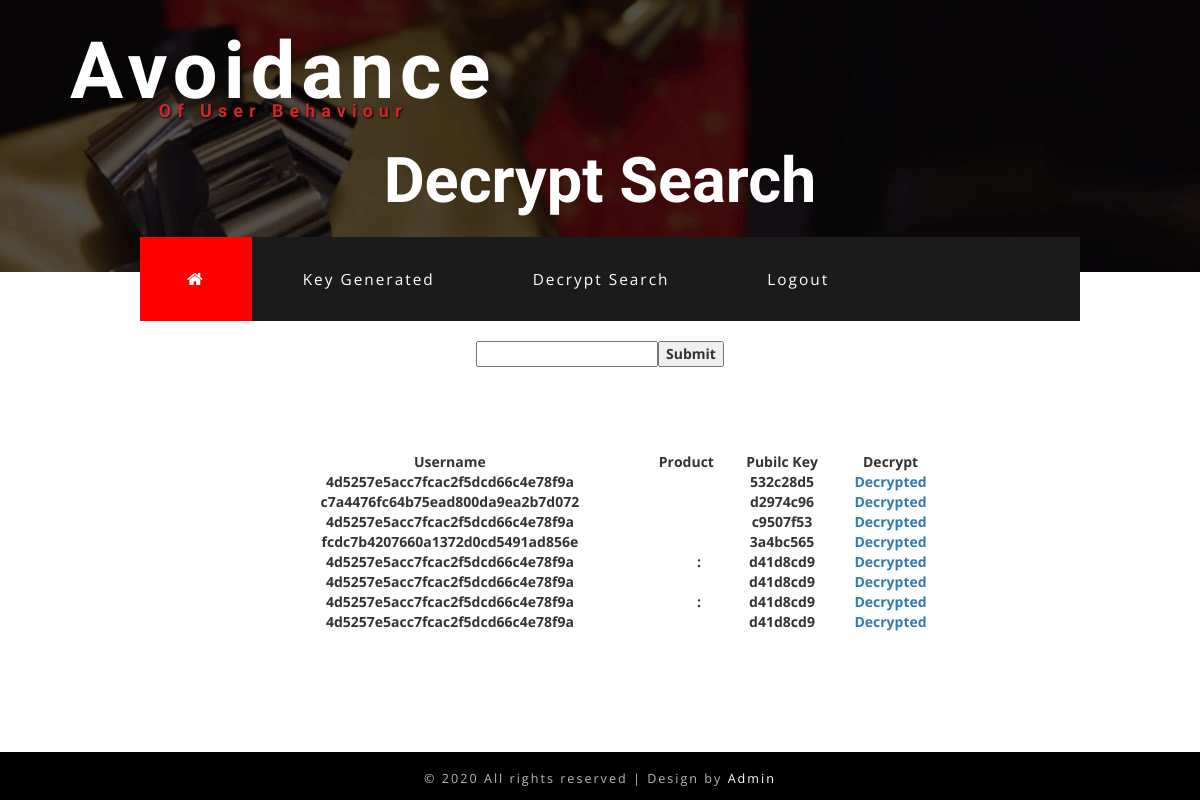
/decrypt_search.php, run on the app's committed database.
### tables this page shows
CREATE TABLE `search_count` (
  `id` int(11) NOT NULL,
  `uname` varchar(100) NOT NULL,
  `product` varchar(100) NOT NULL,
  `public_key` varchar(100) NOT NULL,
  `private_key` varchar(100) NOT NULL,
  `encrypted` varchar(100) NOT NULL,
  `status` varchar(100) NOT NULL
);

### decrypt_search.php (the view, shortened to what this page needs)
<?php
include("dbconnect.php");
extract($_POST);
$qry=mysqli_query($connect,"select * from search_count");
?>
<!DOCTYPE html>
<html lang="zxx">
<head>
<link href="css/bootstrap.css" rel="stylesheet" type="text/css" media="all" />
<link href="css/font-awesome.css" rel="stylesheet">
<link href="css/style.css" rel="stylesheet" type="text/css" media="all" />
</head>
<body>
<div class="banner_top" id="home">
	<div data-vide-bg ="video/gift-packs">
		<div class="center-container inner-container">
			<div class="w3_agile_header">
						<div class="w3_agileits_logo">
								<h1><a href="index.php">Avoidance<span>of User Behaviour</span></a></h1>
			  </div>
							<div class="w3_menu">
								<div class="top-nav">
								<nav class="navbar navbar-default">
									<div class="collapse navbar-collapse" id="bs-example-navbar-collapse-1">
										<ul class="nav navbar-nav">
											<li class="home-icon"><a href="authority_home.php"><span class="fa fa-home" aria-hidden="true"></span></a></li>
											<li><a href="key_generated.php">Key Generated</a></li>
											<li><a href="decrypt_search.php">Decrypt Search</a></li>
											<li><a href="index.php">Logout</a></li>
										</ul>
									</div>
								</nav>
							</div>
						</div>
					<div class="clearfix"></div>
	      </div>
			<h2 class="inner-heading-agileits-w3layouts">Decrypt Search</h2>
      </div>
   </div>
</div>
		<form action="" method="post">
		  <p>&nbsp;</p>
		  <table width="200" border="0" align="center">
            <tr>
              <th scope="row"><label>
                <input type="text" name="search">
              </label></th>
              <td><label>
                <input type="submit" name="btn" value="Submit">
              </label></td>
            </tr>
          </table>
		  <p>&nbsp;</p>
		  <p>&nbsp;</p>
		  <p>&nbsp;</p>
		   <p>&nbsp;</p>
		   <table width="690" height="83" border="0" align="center">
             <tr>
               <th scope="row"><div align="center"><strong>Username</strong></div></th>
               <td><div align="center"><strong>Product</strong></div></td>
               <td><div align="center"><strong>Pubilc Key</strong> </div></td>
               <td><div align="center"><strong>Decrypt</strong></div></td>
             </tr>
			 <?php
			 while($row=mysqli_fetch_array($qry))
			 {
			 ?>
             <tr>
               <th scope="row"><div align="center"><strong><?php echo md5($row['uname']);?></strong></div></th>
               <td><div align="center"><strong><?php echo $row['encrypted'];?></strong></div></td>
               <td><div align="center"><strong><?php echo $row['public_key'];?></strong></div></td>
               <td><div align="center"><strong><a href="decrypt_product.php?gid=<?php echo $row['id'];?>">Decrypted</a></strong></div></td>
             </tr>
			 <?php
			 }
			 ?>
          </table>
		   <p>&nbsp;</p>
		   <p>&nbsp;</p>
		  <p>&nbsp;</p>
		  <p>&nbsp;</p>
		  <p>&nbsp;</p>
		  <p>&nbsp;</p>
		</form>
		<div class="copyright">
	           <p>© 2020  All rights reserved | Design by <a href="#">Admin</a></p>
        </div>
</body>
</html>

### css/style.css (style rules this page uses)
body { margin:0; padding:0; background:#fff; font-family: 'Open Sans', sans-serif; }
h1,h2,h3,h4,h5,h6 { margin:0; font-family: 'Tangerine', cursive; }
p { margin:0; }
ul { margin:0; padding:0; }
p,ul,ol { font-size:14px; }
input[type="submit"],a,.nbs-flexisel-nav-left,.nbs-flexisel-nav-right { transition:.5s ease-in; -webkit-transition:.5s ease-in; -moz-transition:.5s ease-in; -o-transition:.5s ease-in; -ms-transition:.5s ease-in; }
.center-container { padding: 2em 0 41em; background: rgba(0, 0, 0, 0.44); }
.w3_agile_header { padding: 2em 5em 0; }
.w3_agileits_logo { float: left; }
.w3_agileits_logo h1 a { font-size: 2.6em; color: #fff; display: block; line-height: 57px; text-decoration: none; text-transform: capitalize; font-weight: bold; font-family: 'Tangerine', cursive; letter-spacing: 6px; }
.w3_agileits_logo h1 a span { font-size: 18px; text-align: center; color: #d22626; display: block; position: relative; font-weight: bold; text-shadow: 1px 1px 2px #000; padding: 7px; line-height: 19px; }
.banner_top { position: relative; margin-bottom: 3.5em; }
.top-nav { position: absolute; margin: 1em 0 0 0; bottom: -3.5em; background: #1b1b1b; }
.navbar-default { border: none !important; background: none !important; margin: 0 !important; min-height: 0 !important; }
div#bs-example-navbar-collapse-1 { padding: 0; }
.top-nav ul { padding: 0; float: none; }
.top-nav ul li { display: inline-block; margin: 0 !important; float: none; }
span.fa-home { font-size: 1.1em; color: #FFFFFF; line-height: 1.3; }
.top-nav ul li a,.top-nav ul li form { color: #fff; font-size: 1.3em; letter-spacing: 2px; margin: 0; text-decoration: none; padding: 2em 5.2em; transition: 0.5s all; -webkit-transition: 0.5s all; -o-transition: 0.5s all; -moz-transition: 0.5s all; -ms-transition: 0.5s all; outline: none; }
.navbar-default .navbar-nav > li > a { color:#fff; }
.top-nav ul li.home-icon { margin-left: 0 !important; }
.top-nav ul li.home-icon a,.top-nav ul li.home-icon a:focus { background: #ff0000; outline:none; }
.inner-container { padding-bottom: 0em!important; }
h2.inner-heading-agileits-w3layouts { text-align: center; font-size: 5em; font-weight: bold; color: #fff; padding: 0.3em 0 0.9em; }
.copyright { padding: 1.3em 0 1em 0; text-align:center; background: #000; }
.copyright p { color: #b2b7bf; font-size: .9em; margin: 0; letter-spacing: 2px; }
.copyright p a { color: #ffffff; text-decoration:none; }
@media (max-width:1680px) { .top-nav ul li a,.top-nav ul li form { padding: 2em 4.3em; } }
@media (max-width:1680px) { .top-nav { left: 7em; } }
@media (max-width:1600px) { .top-nav ul li a,.top-nav ul li form { padding: 2em 4em; } }
@media (max-width:1600px) { .top-nav { left: 7.4em; } }
@media (max-width:1440px) { .top-nav ul li a, .top-nav ul li form { padding: 2em 3.4em; } }
@media (max-width:1440px) { .center-container { padding: 2em 0px 36em; } }
@media (max-width:1440px) { .top-nav { left: 7em; } }
@media (max-width:1366px) { .w3_agileits_logo h1 a { font-size: 2.2em; line-height: 45px; } }
@media (max-width:1366px) { .center-container { padding: 2em 0px 32em; } }
@media (max-width:1366px) { .top-nav ul li a, .top-nav ul li form { padding: 2.01em 3.06em; } }
@media (max-width:1366px) { h2.inner-heading-agileits-w3layouts { font-size: 4.5em; } }
@media (max-width:1280px) { .top-nav ul li a, .top-nav ul li form { font-size: 1.1em; } }
@media (max-width:1280px) { .top-nav { position: absolute; margin: 0em; bottom: -3.5em; left: 10em; width: 78.32%!important; } }
@media (max-width:1280px) { .center-container { padding: 1.5em 0px 29em; } }

### data on the page
search_count: uname "4d5257e5acc7fcac2f5dcd66c4e78f9a", public_key "532c28d5"
search_count: uname "c7a4476fc64b75ead800da9ea2b7d072", public_key "d2974c96"
search_count: uname "4d5257e5acc7fcac2f5dcd66c4e78f9a", public_key "c9507f53"
search_count: uname "fcdc7b4207660a1372d0cd5491ad856e", public_key "3a4bc565"
search_count: uname "4d5257e5acc7fcac2f5dcd66c4e78f9a", encrypted "\u000e\u0005\u000f:", public_key "d41d8cd9"
search_count: uname "4d5257e5acc7fcac2f5dcd66c4e78f9a", public_key "d41d8cd9"
search_count: uname "4d5257e5acc7fcac2f5dcd66c4e78f9a", encrypted "\u000e\u0005\u000f:", public_key "d41d8cd9"
search_count: uname "4d5257e5acc7fcac2f5dcd66c4e78f9a", public_key "d41d8cd9"
